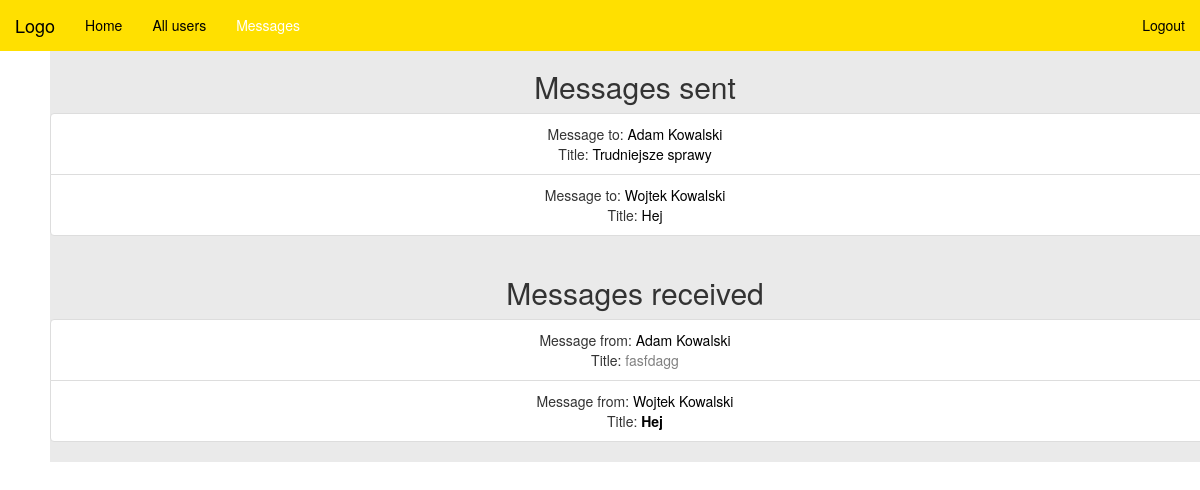
/messages_page.php (signed in), run on an earlier commit of the app's database.
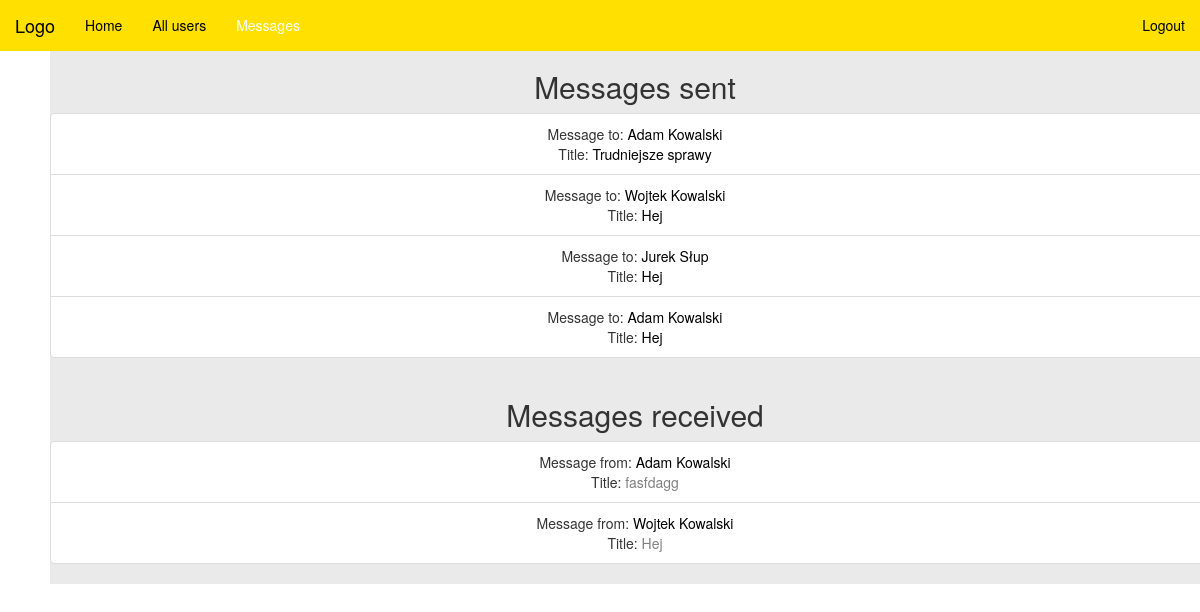
And on a later commit of the database.
### tables this page shows
CREATE TABLE IF NOT EXISTS `Message` (
  `id` int(11) NOT NULL AUTO_INCREMENT,
  `author_id` int(11) NOT NULL,
  `receiver_id` int(11) NOT NULL,
  `title` varchar(100) NOT NULL,
  `text` varchar(255) NOT NULL,
  `status` char(1) DEFAULT NULL,
  PRIMARY KEY (`id`),
  KEY `Message_ibfk_1` (`author_id`),
  KEY `Message_ibfk_2` (`receiver_id`)
);

CREATE TABLE IF NOT EXISTS `User` (
  `id` int(11) NOT NULL AUTO_INCREMENT,
  `email` varchar(100) NOT NULL,
  `password` varchar(255) NOT NULL,
  `fullName` varchar(100) NOT NULL,
  `active` tinyint(1) DEFAULT '1',
  PRIMARY KEY (`id`),
  UNIQUE KEY `email` (`email`)
);

### src/Message.php (called while the page is built, shortened)
<?php
class Message {
    public static function loadAllMessagesSent(mysqli $conn, $userId) {
        $sql = "SELECT * FROM Message WHERE author_id = $userId";
        $result = $conn->query($sql);
        if($result->num_rows > 0) {
            $sentMessagesArray = [];
            while($row = $result->fetch_assoc()) {
                $messageSent = new Message();
                $messageSent->id = $row['id'];
                $messageSent->receiverId = $row['receiver_id'];
                $messageSent->authorId = $userId;
                $messageSent->text = $row['text'];
                $messageSent->title = $row['title'];
                $sentMessagesArray[] = $messageSent;
            }
            return $sentMessagesArray;
        }
    }
    public static function loadAllMessagesReceived(mysqli $conn, $userId) {
        $sql = "SELECT * FROM Message WHERE receiver_id = $userId";
        $result = $conn->query($sql);
        if($result->num_rows > 0) {
            $receivedMessagesArray = [];
            while($row = $result->fetch_assoc()) {
                $messageReceived = new Message();
                $messageReceived->id = $row['id'];
                $messageReceived->receiverId = $userId;
                $messageReceived->authorId = $row['author_id'];
                $messageReceived->text = $row['text'];
                $messageReceived->title = $row['title'];
                $messageReceived->status = $row['status'];
                $receivedMessagesArray[] = $messageReceived;
            }
            return $receivedMessagesArray;
        }
    }
    private $id;
    private $authorId;
    private $receiverId;
    private $title;
    private $status;
    function __construct() {
        $this->id = -1;
        $this->authorId = 0;
        $this->receiverId = 0;
        $this->title = "";
        $this->status = 0;
    }
    public function getId() {
        return $this->id;
    }
    public function getAuthorId() {
        return $this->authorId;
    }
    public function getReceiverId() {
        return $this->receiverId;
    }
    function getTitle() {
        return $this->title;
    }
    function getStatus() {
        return $this->status;
    }
}

### src/User.php (called while the page is built, shortened)
<?php
class User {
    private $fullName;
    public function __construct() {
        $this->fullName = "";
    }
    public function getFullName() {
        return $this->fullName;
    }
    public function loadFromDB(mysqli $conn, $id) {
        $sql = "SELECT * FROM User WHERE id=$id";
        $result = $conn->query($sql);
        if($result->num_rows == 1) {
            $rowUser = $result->fetch_assoc();
            $this->fullName = $rowUser['fullName'];
            return $this;
        }
        else {
            return null;
        }
    }
}

### messages_page.php (the view, shortened to what this page needs)
<!DOCTYPE html>
<?php
require_once './src/User.php';
require_once './src/Message.php';
require_once './src/connection.php';
?>
<html>
    <head>
        <link rel="stylesheet" href="./css/style.css">
        <link rel="stylesheet" href="./css/bootstrap.css">
    </head>
    <body>
        <nav class="navbar navbar-inverse navbar-fixed-top">
            <div class="container-fluid">
                <div class="navbar-header">
                    <a class="navbar-brand" href="index.php">Logo</a>
                </div>
                <div class="collapse navbar-collapse" id="myNavbar">
                    <ul class="nav navbar-nav">
                        <li><a href="index.php">Home</a></li>
                        <li><a href='all_users.php'>All users</a></li>
                        <li class="active"><a href='messages_page.php'>Messages</a></li>
                    </ul>
                    <ul class="nav navbar-nav navbar-right">
                        <li><a href='logout.php'>Logout</a> </li>
                    </ul>
                </div>
            </div>
        </nav>
        <div class="container text-center">
            <div class="row">
                <div class="col-md-12">
                    <?php
                    echo("<h2>Messages sent</h2>");
                    $userId = $_SESSION['loggedUserId'];
                    $userMessagesSent = Message::loadAllMessagesSent($conn, $userId);
                    echo("<ul class='list-group'>");
                    for ($i = 0; $i < count($userMessagesSent); $i++) {
                        $messageId = $userMessagesSent[$i]->getId();
                        $messageTitle = $userMessagesSent[$i]->getTitle();
                        $receiverId = $userMessagesSent[$i]->getReceiverId();
                        $receiver = new User();
                        $receiver->loadFromDB($conn, $receiverId);
                        $receiverName = $receiver->getFullName();
                        echo("<li class='list-group-item'>Message to:
                                <a class='tweet_link' href='user_page.php?id=$receiverId'>$receiverName</a>
                                <br>Title: <a class='tweet_link' href='message_page.php?message_id=$messageId&author_id=$userId&receiver_id=$receiverId'>$messageTitle</a></li>");
                    }
                    echo("</ul></div></div>");
                    echo("<div class='row'>
                         <div class='col-md-12'>
                         <h2>Messages received</h2>");
                    $userMessagesReceived = Message::loadAllMessagesReceived($conn, $userId);
                    echo("<ul class='list-group'>");
                    for ($i = 0; $i < count($userMessagesReceived); $i++) {
                        $messageId = $userMessagesReceived[$i]->getId();
                        $messageTitle = $userMessagesReceived[$i]->getTitle();
                        $authorId = $userMessagesReceived[$i]->getAuthorId();
                        $author = new User();
                        $author->loadFromDB($conn, $authorId);
                        $authorName = $author->getFullName();
                        if ($userMessagesReceived[$i]->getStatus() == 0) {
                            echo("<li class='list-group-item'>Message from:
                                    <a class = 'tweet_link' href='user_page.php?id=$authorId'>$authorName</a>
                                    <br>Title: <a class = 'tweet_link unread' href='message_page.php?message_id=$messageId&receiver_id=$userId&author_id=$authorId'>$messageTitle</a></li>");
                        } else {
                            echo("<li class='list-group-item'>Message from:
                                    <a class = 'tweet_link' href='user_page.php?id=$authorId'>$authorName</a>
                                    <br>Title: <a class = 'read' href='message_page.php?message_id=$messageId&receiver_id=$userId&author_id=$authorId'>$messageTitle</a></li>");
                        }
                    }
                    echo("</ul></div></div>");
                    ?>
                </div>
    </body>
</html>

### css/style.css (style rules this page uses)
.read { color: grey; }
.tweet_link { color: black; }
.unread { color: black; font-weight: bold; }

What changed in the data, as far as the page shows it:
added message: receiver.fullName "Jurek Słup", title "Hej", shown under "Messages sent"
added message: receiver.fullName "Adam Kowalski", title "Hej", shown under "Messages sent"
changed message (number 6 of 6 on the later page): status "0" → "1" (drawn)
